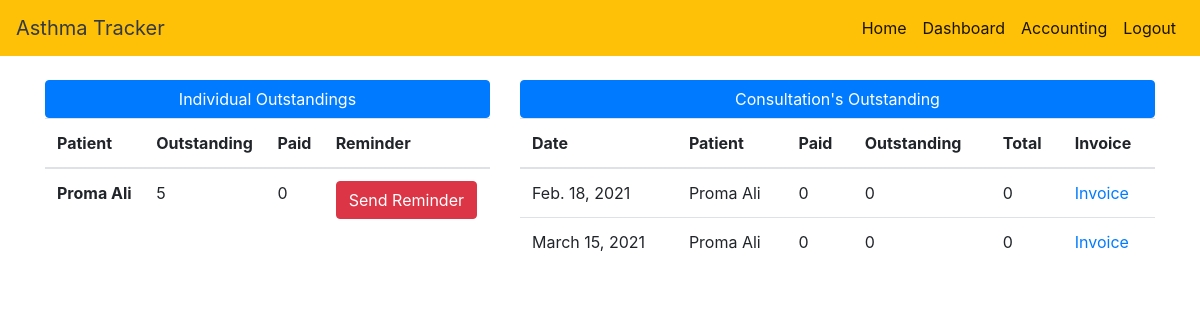
Screenshot of /hr_accounting/ with the database file from the repository.
### PATIENT/models.py (models this page shows)
class Invoice(models.Model):
    patient = models.OneToOneField(Patient, on_delete=models.CASCADE)
    outstanding = models.CharField(max_length=10)
    paid = models.CharField(max_length=10)

class Patient(models.Model):
    name = models.CharField(max_length=40)
    phone = models.CharField(max_length=12, default="", unique=True)
    email = models.CharField(max_length=50, unique=True)
    gender = models.CharField(max_length=30)
    address = models.CharField(max_length=200)
    age = models.IntegerField(max_length=12)
    weight = models.IntegerField(max_length=3)
    blood = models.CharField(max_length=10)
    medical = models.CharField(max_length=100)
    case = models.CharField(max_length=20)
    username = models.OneToOneField(User, on_delete=models.CASCADE)
    spo2 = models.DecimalField(max_digits=5, decimal_places=2)
    heartRate = models.CharField(max_length=10)
    temperature = models.DecimalField(max_digits=5, decimal_places=2)
    ecg = models.IntegerField(max_length=4)
    humidity = models.DecimalField(max_digits=4, decimal_places=2)
    roomTemp = models.DecimalField(max_digits=4, decimal_places=2)
    airQuality = models.CharField(max_length=10)

### DOCTOR/models.py (models this page shows)
class Prescription(models.Model):
    prescription = models.CharField(max_length=200)
    symptoms = models.CharField(max_length=200)
    patient = models.ForeignKey(Patient, on_delete=models.CASCADE, unique=False)
    doctor = models.ForeignKey(Doctor, on_delete=models.CASCADE, unique=False)
    appointment = models.ForeignKey('COMMON_APP.Appointment', on_delete=models.CASCADE, unique=False)
    prescripted_date = models.DateField(auto_now=True)
    outstanding = models.IntegerField(default=0)
    paid = models.IntegerField(default=0)
    total = models.IntegerField(default=0)

### COMMON_APP/views.py (the view)
# urls.py: path('hr_accounting/', hr_accounting, name='hr_accounting'),
def hr_accounting(request):
    status = False
    if request.user:
        status = request.user
    individual = Invoice.objects.all()
    consulation = Prescription.objects.all()
    return render(request, 'hr_accounting.html',
                  {'individual': individual, 'consulation': consulation, 'user': 'H', 'status': status})

### templates/hr_accounting.html (shortened to what this page needs)
<!DOCTYPE html>
<html>
<head>
    <link rel="stylesheet" href="https://stackpath.bootstrapcdn.com/bootstrap/4.5.0/css/bootstrap.min.css">
</head>
<body>
{% include "nav.html" %}
<br>
<div class="container">
    <div class="row">
        <div class="col-sm-5">
            <button class="btn btn-primary" id="hello">Individual Outstandings</button>
            <table class="table">
                <thead>
                <tr>
                    <th scope="col">Patient</th>
                    <th scope="col">Outstanding</th>
                    <th scope="col">Paid</th>
                    <th scope="col">Reminder</th>
                </tr>
                </thead>
                <tbody>
                {% for data in individual %}
                <tr>
                    <th scope="row">{{ data.patient.name }}</th>
                    <td> {{ data.outstanding }}</td>
                    <td> {{ data.paid }}</td>
                    <td><a class="btn btn-danger" href="{% url 'send_reminder' id=data.id %}">Send Reminder</a></td>
                </tr>
                {% endfor %}
                </tbody>
            </table>
        </div>
        <div class="col-sm-7">
            <button class="btn btn-primary" id="hello">Consultation's Outstanding</button>
            <table class="table">
                <thead>
                <tr>
                    <th scope="col">Date</th>
                    <th scope="col">Patient</th>
                    <th scope="col">Paid</th>
                    <th scope="col">Outstanding</th>
                    <th scope="col">Total</th>
                    <th scope="col">Invoice</th>
                </tr>
                </thead>
                <tbody>
                {% for data in consulation %}
                <tr>
                    <td> {{ data.prescripted_date }}</td>
                    <td> {{ data.patient.name }}</td>
                    <td> {{ data.paid }}</td>
                    <td> {{ data.outstanding }}</td>
                    <td> {{ data.total}}</td>
                    <td><a href="{% url 'get_pdf' id=data.id %}">Invoice</a></td>
                </tr>
                {% endfor %}
                </tbody>
            </table>
        </div>
    </div>
</div>
</body>
</html>

### templates/hr_accounting.html (style rules this page uses)
#hello { width: 100%; }

### rows the page displays
Invoice: patient.name "Proma Ali", outstanding "5", paid "0"
Prescription: prescripted_date "Feb. 18, 2021", patient.name "Proma Ali", paid "0", outstanding "0", total "0"
Prescription: prescripted_date "March 15, 2021", patient.name "Proma Ali", paid "0", outstanding "0", total "0"
